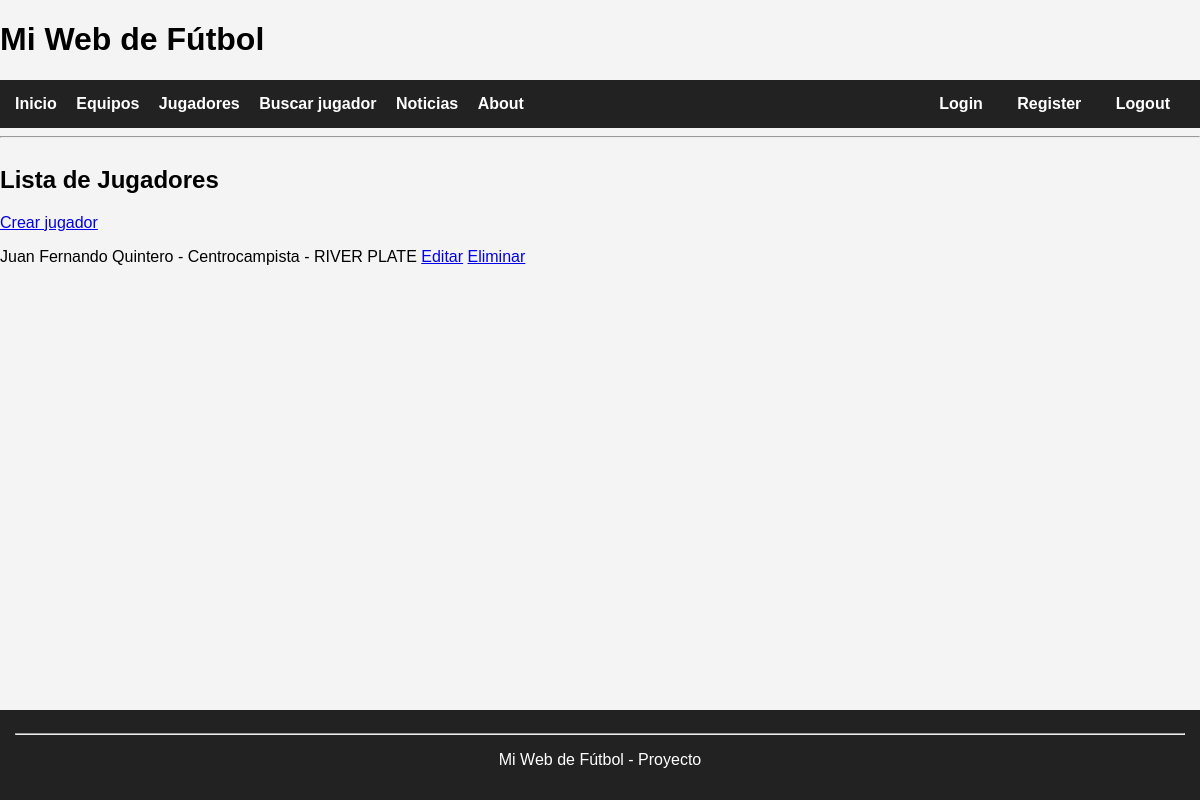
The app's page /jugadores/, older data.
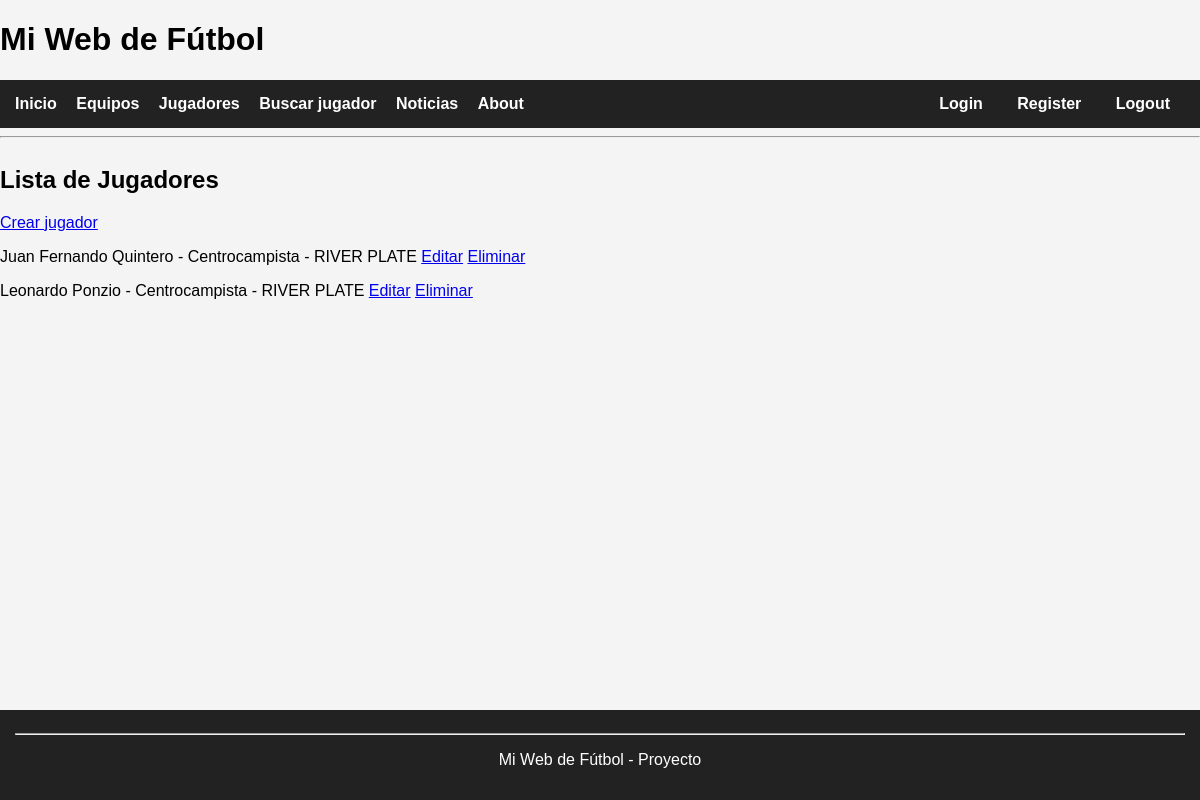
The same page, newer data.
### futbol/models.py (models this page shows, shortened)
class Jugador(models.Model):
    nombre = models.CharField(max_length=100)
    edad = models.IntegerField()
    posicion = models.CharField(max_length=50)
    equipo = models.ForeignKey(Equipo, on_delete=models.CASCADE)
    class Meta:
        verbose_name = "Jugador"
        verbose_name_plural = "Jugadores"

class Equipo(models.Model):
    nombre = models.CharField(max_length=100)
    pais = models.CharField(max_length=100)
    fundacion = models.IntegerField()
    class Meta:
        verbose_name = "Equipo"
        verbose_name_plural = "Equipos"

### futbol/views.py (the view)
# urls.py: path('jugadores/', views.listar_jugadores, name='jugadores'),
def listar_jugadores(request):
    jugadores = Jugador.objects.all()
    return render(request, 'futbol/jugadores.html', {'jugadores': jugadores})

### futbol/templates/futbol/jugadores.html (shortened to what this page needs)
{% extends 'futbol/base.html' %}
{% block content %}
<h2>Lista de Jugadores</h2>
<a href="{% url 'crear_jugador' %}">Crear jugador</a>
{% for jugador in jugadores %}
    <p>
        {{ jugador.nombre }} - {{ jugador.posicion }} - {{ jugador.equipo.nombre }}
        <a href="{% url 'editar_jugador' jugador.id %}">Editar</a>
        <a href="{% url 'eliminar_jugador' jugador.id %}">Eliminar</a>
    </p>
{% empty %}
    <p>No hay jugadores registrados.</p>
{% endfor %}
{% endblock %}

Row changes from the older to the newer data that the page shows:
added Jugador: nombre "Leonardo Ponzio", posicion "Centrocampista", equipo.nombre "RIVER PLATE"
